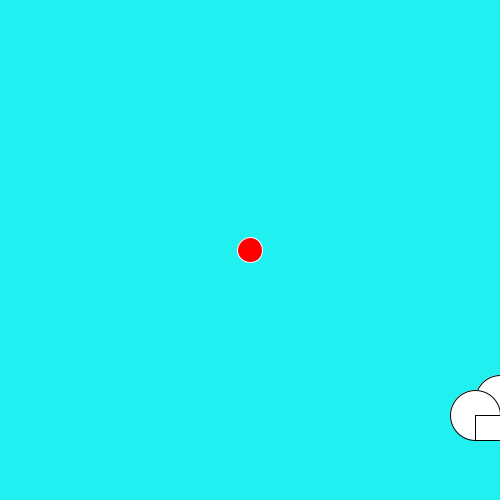
Frame 1 (no input)
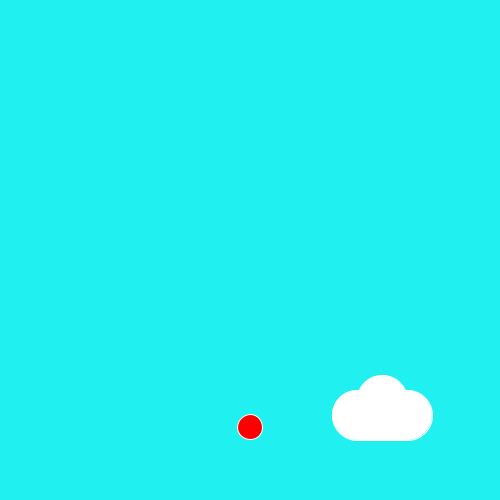
Frame 60 (the mouse pressed at the canvas centre just before this capture)
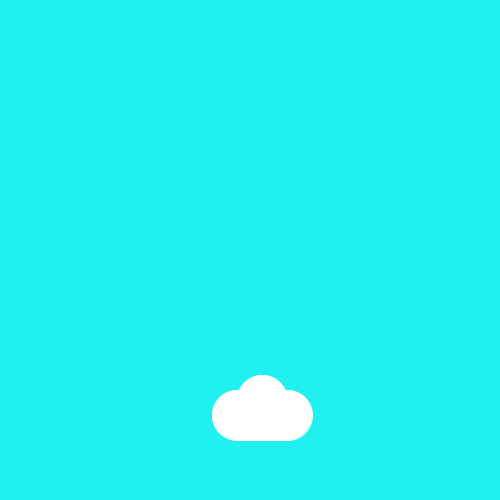
Frame 120 (the mouse held since frame 60 and released just before this capture)

The Processing sketch that drew these frames (run headless with seeded random() and noise(); from frame 60 on, the mouse is pressed at the canvas centre):

// Processing sketch: FlappyBird
// ── FlappyBird.pde
int x = 250;
int y = 250;
int x1 = 500;
int y1 = 400;

void setup() {
  size(500, 500);
}

void draw() {
  background(33, 240, 240);
  fill(255, 255, 255);
  ellipse(x1, y1, 50, 50);
  ellipse(x1 + 25, y1 + 15, 50, 50);
  ellipse(x1 - 25, y1 + 15, 50, 50);
  rect(x1 - 25, y1 + 15, 50, 25);
  x1 = x1 - 2;
  if (x1 == -50){
    x1 = 550;
  }
  fill(0, 0, 0);
  fill(255, 0, 0);
  stroke(255, 255, 255);
  ellipse(x, y, 25, 25);
  y = y + 3;
  if (mousePressed){
     y = y - 25; 
  }
}
